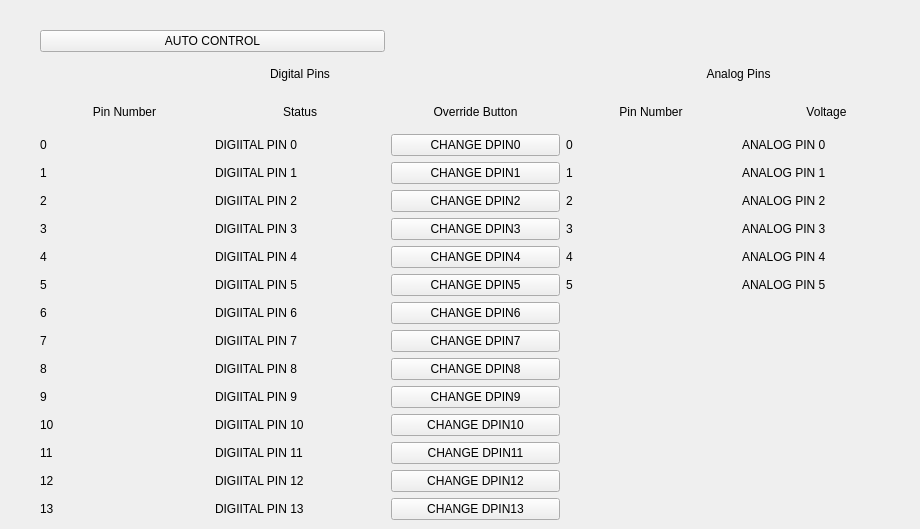
    <widget class="QWidget" name="All_Info">
     <attribute name="title">
      <string>Pin Info and Override</string>
     </attribute>
     <widget class="QWidget" name="gridLayoutWidget_8">
      <property name="geometry">
       <rect>
        <x>40</x>
        <y>30</y>
        <width>871</width>
        <height>490</height>
       </rect>
      </property>
      <layout class="QGridLayout" name="gridLayout_8">
       <item row="16" column="0">
        <widget class="QLabel" name="label_50">
         <property name="text">
          <string>13</string>
         </property>
        </widget>
       </item>
       <item row="14" column="0">
        <widget class="QLabel" name="label_48">
         <property name="text">
          <string>11</string>
         </property>
        </widget>
       </item>
       <item row="2" column="2">
        <widget class="QLabel" name="label_35">
         <property name="text">
          <string>Override Button</string>
         </property>
         <property name="alignment">
          <set>Qt::AlignCenter</set>
         </property>
        </widget>
       </item>
       <item row="9" column="0">
        <widget class="QLabel" name="label_43">
         <property name="text">
          <string>6</string>
         </property>
        </widget>
       </item>
       <item row="2" column="0">
        <widget class="QLabel" name="label_pinnumber">
         <property name="text">
          <string>Pin Number</string>
         </property>
         <property name="alignment">
          <set>Qt::AlignCenter</set>
         </property>
        </widget>
       </item>
       <item row="2" column="1">
        <widget class="QLabel" name="label_dpinstatus">
         <property name="text">
          <string>Status</string>
         </property>
         <property name="alignment">
          <set>Qt::AlignCenter</set>
         </property>
        </widget>
       </item>
       <item row="3" column="0">
        <widget class="QLabel" name="label_dpin0">
         <property name="text">
          <string>0</string>
         </property>
        </widget>
       </item>
       <item row="2" column="3">
        <widget class="QLabel" name="label_39">
         <property name="text">
          <string>Pin Number</string>
         </property>
         <property name="alignment">
          <set>Qt::AlignCenter</set>
         </property>
        </widget>
       </item>
       <item row="8" column="0">
        <widget class="QLabel" name="label_42">
         <property name="text">
          <string>5</string>
         </property>
        </widget>
       </item>
       <item row="4" column="3">
        <widget class="QLabel" name="label_apin1">
         <property name="text">
          <string>1</string>
         </property>
        </widget>
       </item>
       <item row="4" column="2">
        <widget class="QPushButton" name="button_change_dpin1">
         <property name="text">
          <string>CHANGE DPIN1</string>
         </property>
        </widget>
       </item>
       <item row="2" column="4">
        <widget class="QLabel" name="label_40">
         <property name="text">
          <string>Voltage</string>
         </property>
         <property name="alignment">
          <set>Qt::AlignCenter</set>
         </property>
        </widget>
       </item>
       <item row="6" column="0">
        <widget class="QLabel" name="label_38">
         <property name="text">
          <string>3</string>
         </property>
        </widget>
       </item>
       <item row="11" column="0">
        <widget class="QLabel" name="label_45">
         <property name="text">
          <string>8</string>
         </property>
        </widget>
       </item>
       <item row="7" column="0">
        <widget class="QLabel" name="label_41">
         <property name="text">
          <string>4</string>
         </property>
        </widget>
       </item>
       <item row="10" column="0">
        <widget class="QLabel" name="label_44">
         <property name="text">
          <string>7</string>
         </property>
        </widget>
       </item>
       <item row="15" column="0">
        <widget class="QLabel" name="label_49">
         <property name="text">
          <string>12</string>
         </property>
        </widget>
       </item>
       <item row="3" column="2">
        <widget class="QPushButton" name="button_change_dpin0">
         <property name="text">
          <string>CHANGE DPIN0</string>
         </property>
        </widget>
       </item>
       <item row="4" column="1">
        <widget class="QLabel" name="label_dpin1status">
         <property name="text">
          <string>DIGIITAL PIN 1</string>
         </property>
        </widget>
       </item>
       <item row="8" column="3">
        <widget class="QLabel" name="label_apin5">
         <property name="text">
          <string>5</string>
         </property>
        </widget>
       </item>
       <item row="4" column="0">
        <widget class="QLabel" name="label_36">
         <property name="text">
          <string>1</string>
         </property>
        </widget>
       </item>
       <item row="12" column="0">
        <widget class="QLabel" name="label_46">
         <property name="text">
          <string>9</string>
         </property>
        </widget>
       </item>
       <item row="13" column="0">
        <widget class="QLabel" name="label_47">
         <property name="text">
          <string>10</string>
         </property>
        </widget>
       </item>
       <item row="5" column="0">
        <widget class="QLabel" name="label_37">
         <property name="text">
          <string>2</string>
         </property>
        </widget>
       </item>
       <item row="1" column="3" colspan="2">
        <widget class="QLabel" name="label_analogpins">
         <property name="text">
          <string>Analog Pins</string>
         </property>
         <property name="alignment">
          <set>Qt::AlignCenter</set>
         </property>
        </widget>
       </item>
       <item row="5" column="3">
        <widget class="QLabel" name="label_apin2">
         <property name="text">
          <string>2</string>
         </property>
        </widget>
       </item>
       <item row="3" column="1">
        <widget class="QLabel" name="label_dpin0status">
         <property name="text">
          <string>DIGIITAL PIN 0</string>
         </property>
        </widget>
       </item>
       <item row="6" column="3">
        <widget class="QLabel" name="label_apin3">
         <property name="text">
          <string>3</string>
         </property>
        </widget>
       </item>
       <item row="3" column="3">
        <widget class="QLabel" name="label_apin0">
         <property name="text">
          <string>0</string>
         </property>
        </widget>
       </item>
       <item row="7" column="3">
        <widget class="QLabel" name="label_apin4">
         <property name="text">
          <string>4</string>
         </property>
        </widget>
       </item>
       <item row="0" column="0" colspan="2">
        <widget class="QPushButton" name="button_auto_or_manual">
         <property name="text">
          <string>AUTO CONTROL</string>
         </property>
        </widget>
       </item>
       <item row="1" column="0" colspan="3">
        <widget class="QLabel" name="label_digitalpins">
         <property name="text">
          <string>Digital Pins</string>
         </property>
         <property name="alignment">
          <set>Qt::AlignCenter</set>
         </property>
        </widget>
       </item>
       <item row="5" column="1">
        <widget class="QLabel" name="label_dpin2status">
         <property name="text">
          <string>DIGIITAL PIN 2</string>
         </property>
        </widget>
       </item>
       <item row="6" column="1">
        <widget class="QLabel" name="label_dpin3status">
         <property name="text">
          <string>DIGIITAL PIN 3</string>
         </property>
        </widget>
       </item>
       <item row="7" column="1">
        <widget class="QLabel" name="label_dpin4status">
         <property name="text">
          <string>DIGIITAL PIN 4</string>
         </property>
        </widget>
       </item>
       <item row="8" column="1">
        <widget class="QLabel" name="label_dpin5status">
         <property name="text">
          <string>DIGIITAL PIN 5</string>
         </property>
        </widget>
       </item>
       <item row="9" column="1">
        <widget class="QLabel" name="label_dpin6status">
         <property name="text">
          <string>DIGIITAL PIN 6</string>
         </property>
        </widget>
       </item>
       <item row="10" column="1">
        <widget class="QLabel" name="label_dpin7status">
         <property name="text">
          <string>DIGIITAL PIN 7</string>
         </property>
        </widget>
       </item>
       <item row="11" column="1">
        <widget class="QLabel" name="label_dpin8status">
         <property name="text">
          <string>DIGIITAL PIN 8</string>
         </property>
        </widget>
       </item>
       <item row="12" column="1">
        <widget class="QLabel" name="label_dpin9status">
         <property name="text">
          <string>DIGIITAL PIN 9</string>
         </property>
        </widget>
       </item>
       <item row="13" column="1">
        <widget class="QLabel" name="label_dpin10status">
         <property name="text">
          <string>DIGIITAL PIN 10</string>
         </property>
        </widget>
       </item>
       <item row="14" column="1">
        <widget class="QLabel" name="label_dpin11status">
         <property name="text">
          <string>DIGIITAL PIN 11</string>
         </property>
        </widget>
       </item>
       <item row="15" column="1">
        <widget class="QLabel" name="label_dpin12status">
         <property name="text">
          <string>DIGIITAL PIN 12</string>
         </property>
        </widget>
       </item>
       <item row="16" column="1">
        <widget class="QLabel" name="label_dpin13status">
         <property name="text">
          <string>DIGIITAL PIN 13</string>
         </property>
        </widget>
       </item>
       <item row="3" column="4">
        <widget class="QLabel" name="label_voltage_apin0">
         <property name="text">
          <string>ANALOG PIN 0</string>
         </property>
        </widget>
       </item>
       <item row="4" column="4">
        <widget class="QLabel" name="label_voltage_apin1">
         <property name="text">
          <string>ANALOG PIN 1</string>
         </property>
        </widget>
       </item>
       <item row="5" column="4">
        <widget class="QLabel" name="label_voltage_apin2">
         <property name="text">
          <string>ANALOG PIN 2</string>
         </property>
        </widget>
       </item>
       <item row="6" column="4">
        <widget class="QLabel" name="label_voltage_apin3">
         <property name="text">
          <string>ANALOG PIN 3</string>
         </property>
        </widget>
       </item>
       <item row="7" column="4">
        <widget class="QLabel" name="label_voltage_apin4">
         <property name="text">
          <string>ANALOG PIN 4</string>
         </property>
        </widget>
       </item>
       <item row="8" column="4">
        <widget class="QLabel" name="label_voltage_apin5">
         <property name="text">
          <string>ANALOG PIN 5</string>
         </property>
        </widget>
       </item>
       <item row="5" column="2">
        <widget class="QPushButton" name="button_change_dpin2">
         <property name="text">
          <string>CHANGE DPIN2</string>
         </property>
        </widget>
       </item>
       <item row="6" column="2">
        <widget class="QPushButton" name="button_change_dpin3">
         <property name="text">
          <string>CHANGE DPIN3</string>
         </property>
        </widget>
       </item>
       <item row="7" column="2">
        <widget class="QPushButton" name="button_change_dpin4">
         <property name="text">
          <string>CHANGE DPIN4</string>
         </property>
        </widget>
       </item>
       <item row="8" column="2">
        <widget class="QPushButton" name="button_change_dpin5">
         <property name="text">
          <string>CHANGE DPIN5</string>
         </property>
        </widget>
       </item>
       <item row="9" column="2">
        <widget class="QPushButton" name="button_change_dpin6">
         <property name="text">
          <string>CHANGE DPIN6</string>
         </property>
        </widget>
       </item>
       <item row="10" column="2">
        <widget class="QPushButton" name="button_change_dpin7">
         <property name="text">
          <string>CHANGE DPIN7</string>
         </property>
        </widget>
       </item>
       <item row="11" column="2">
        <widget class="QPushButton" name="button_change_dpin8">
         <property name="text">
          <string>CHANGE DPIN8</string>
         </property>
        </widget>
       </item>
       <item row="12" column="2">
        <widget class="QPushButton" name="button_change_dpin9">
         <property name="text">
          <string>CHANGE DPIN9</string>
         </property>
        </widget>
       </item>
       <item row="13" column="2">
        <widget class="QPushButton" name="button_change_dpin10">
         <property name="text">
          <string>CHANGE DPIN10</string>
         </property>
        </widget>
       </item>
       <item row="14" column="2">
        <widget class="QPushButton" name="button_change_dpin11">
         <property name="text">
          <string>CHANGE DPIN11</string>
         </property>
        </widget>
       </item>
       <item row="15" column="2">
        <widget class="QPushButton" name="button_change_dpin12">
         <property name="text">
          <string>CHANGE DPIN12</string>
         </property>
        </widget>
       </item>
       <item row="16" column="2">
        <widget class="QPushButton" name="button_change_dpin13">
         <property name="text">
          <string>CHANGE DPIN13</string>
         </property>
        </widget>
       </item>
      </layout>
     </widget>
    </widget>
